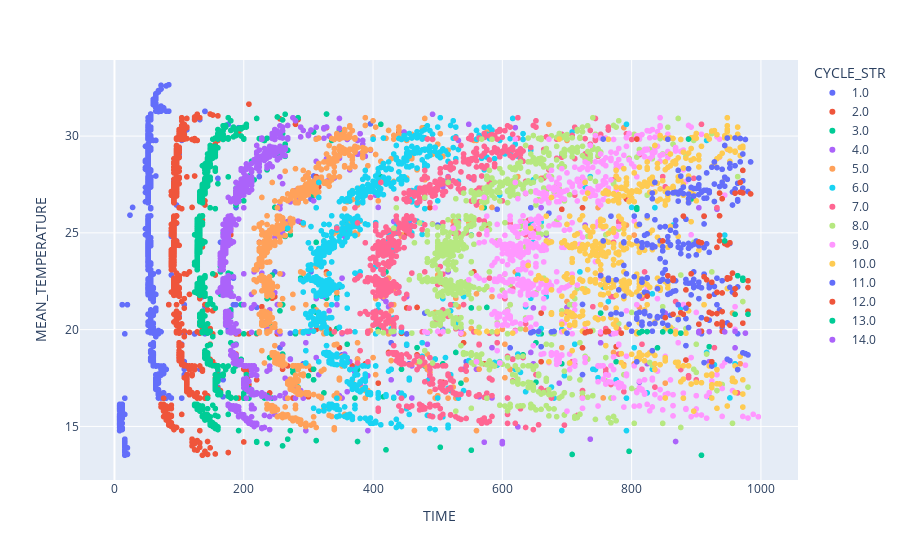

This figure's notebook cell:
### Markdown cell above
# Visualize data before renumbering

### Code cell
px.scatter(peaks_row_1, x="TIME", y="MEAN_TEMPERATURE", color="CYCLE_STR", 
           hover_data=["POSITION_STR"])

### Figure 1 — Plotly figure (JSON) as saved in the notebook; plotly's stock layout.template omitted (floating-point values rounded to 4 significant figures; data arrays with more than 128 entries replaced by an {"elided": "..."} marker saying what was removed)
{"data": [{"customdata": {"elided": "902x1 str values"}, "hovertemplate": "CYCLE_STR=1.0<br>TIME=%{x}<br>MEAN_TEMPERATURE=%{y}<br>POSITION_STR=%{customdata[0]}<extra></extra>", "legendgroup": "1.0", "marker": {"color": "#636efa", "symbol": "circle"}, "mode": "markers", "name": "1.0", "showlegend": true, "type": "scattergl", "x": {"elided": "902 int values"}, "xaxis": "x", "y": {"elided": "902 float values"}, "yaxis": "y"}, {"customdata": {"elided": "848x1 str values"}, "hovertemplate": "CYCLE_STR=2.0<br>TIME=%{x}<br>MEAN_TEMPERATURE=%{y}<br>POSITION_STR=%{customdata[0]}<extra></extra>", "legendgroup": "2.0", "marker": {"color": "#EF553B", "symbol": "circle"}, "mode": "markers", "name": "2.0", "showlegend": true, "type": "scattergl", "x": {"elided": "848 int values"}, "xaxis": "x", "y": {"elided": "848 float values"}, "yaxis": "y"}, {"customdata": {"elided": "826x1 str values"}, "hovertemplate": "CYCLE_STR=3.0<br>TIME=%{x}<br>MEAN_TEMPERATURE=%{y}<br>POSITION_STR=%{customdata[0]}<extra></extra>", "legendgroup": "3.0", "marker": {"color": "#00cc96", "symbol": "circle"}, "mode": "markers", "name": "3.0", "showlegend": true, "type": "scattergl", "x": {"elided": "826 int values"}, "xaxis": "x", "y": {"elided": "826 float values"}, "yaxis": "y"}, {"customdata": {"elided": "803x1 str values"}, "hovertemplate": "CYCLE_STR=4.0<br>TIME=%{x}<br>MEAN_TEMPERATURE=%{y}<br>POSITION_STR=%{customdata[0]}<extra></extra>", "legendgroup": "4.0", "marker": {"color": "#ab63fa", "symbol": "circle"}, "mode": "markers", "name": "4.0", "showlegend": true, "type": "scattergl", "x": {"elided": "803 int values"}, "xaxis": "x", "y": {"elided": "803 float values"}, "yaxis": "y"}, {"customdata": {"elided": "787x1 str values"}, "hovertemplate": "CYCLE_STR=5.0<br>TIME=%{x}<br>MEAN_TEMPERATURE=%{y}<br>POSITION_STR=%{customdata[0]}<extra></extra>", "legendgroup": "5.0", "marker": {"color": "#FFA15A", "symbol": "circle"}, "mode": "markers", "name": "5.0", "showlegend": true, "type": "scattergl", "x": {"elided": "787 int values"}, "xaxis": "x", "y": {"elided": "787 float values"}, "yaxis": "y"}, {"customdata": {"elided": "775x1 str values"}, "hovertemplate": "CYCLE_STR=6.0<br>TIME=%{x}<br>MEAN_TEMPERATURE=%{y}<br>POSITION_STR=%{customdata[0]}<extra></extra>", "legendgroup": "6.0", "marker": {"color": "#19d3f3", "symbol": "circle"}, "mode": "markers", "name": "6.0", "showlegend": true, "type": "scattergl", "x": {"elided": "775 int values"}, "xaxis": "x", "y": {"elided": "775 float values"}, "yaxis": "y"}, {"customdata": {"elided": "746x1 str values"}, "hovertemplate": "CYCLE_STR=7.0<br>TIME=%{x}<br>MEAN_TEMPERATURE=%{y}<br>POSITION_STR=%{customdata[0]}<extra></extra>", "legendgroup": "7.0", "marker": {"color": "#FF6692", "symbol": "circle"}, "mode": "markers", "name": "7.0", "showlegend": true, "type": "scattergl", "x": {"elided": "746 int values"}, "xaxis": "x", "y": {"elided": "746 float values"}, "yaxis": "y"}, {"customdata": {"elided": "700x1 str values"}, "hovertemplate": "CYCLE_STR=8.0<br>TIME=%{x}<br>MEAN_TEMPERATURE=%{y}<br>POSITION_STR=%{customdata[0]}<extra></extra>", "legendgroup": "8.0", "marker": {"color": "#B6E880", "symbol": "circle"}, "mode": "markers", "name": "8.0", "showlegend": true, "type": "scattergl", "x": {"elided": "700 int values"}, "xaxis": "x", "y": {"elided": "700 float values"}, "yaxis": "y"}, {"customdata": {"elided": "630x1 str values"}, "hovertemplate": "CYCLE_STR=9.0<br>TIME=%{x}<br>MEAN_TEMPERATURE=%{y}<br>POSITION_STR=%{customdata[0]}<extra></extra>", "legendgroup": "9.0", "marker": {"color": "#FF97FF", "symbol": "circle"}, "mode": "markers", "name": "9.0", "showlegend": true, "type": "scattergl", "x": {"elided": "630 int values"}, "xaxis": "x", "y": {"elided": "630 float values"}, "yaxis": "y"}, {"customdata": {"elided": "476x1 str values"}, "hovertemplate": "CYCLE_STR=10.0<br>TIME=%{x}<br>MEAN_TEMPERATURE=%{y}<br>POSITION_STR=%{customdata[0]}<extra></extra>", "legendgroup": "10.0", "marker": {"color": "#FECB52", "symbol": "circle"}, "mode": "markers", "name": "10.0", "showlegend": true, "type": "scattergl", "x": {"elided": "476 int values"}, "xaxis": "x", "y": {"elided": "476 float values"}, "yaxis": "y"}, {"customdata": {"elided": "235x1 str values"}, "hovertemplate": "CYCLE_STR=11.0<br>TIME=%{x}<br>MEAN_TEMPERATURE=%{y}<br>POSITION_STR=%{customdata[0]}<extra></extra>", "legendgroup": "11.0", "marker": {"color": "#636efa", "symbol": "circle"}, "mode": "markers", "name": "11.0", "showlegend": true, "type": "scattergl", "x": {"elided": "235 int values"}, "xaxis": "x", "y": {"elided": "235 float values"}, "yaxis": "y"}, {"customdata": [["3"], ["4"], ["4"], ["4"], ["4"], ["4"], ["4"], ["4"], ["4"], ["4"], ["4"], ["4"], ["4"], ["4"], ["4"], ["4"], ["4"], ["4"], ["4"], ["4"], ["4"], ["4"], ["4"], ["4"], ["4"], ["5"], ["5"], ["5"], ["5"], ["5"], ["5"], ["5"], ["5"], ["5"], ["5"], ["5"], ["5"], ["5"], ["5"], ["5"], ["5"], ["5"], ["5"], ["5"], ["5"], ["6"], ["6"], ["6"], ["6"], ["6"], ["6"], ["6"], ["6"], ["7"], ["7"], ["7"], ["7"], ["7"], ["8"], ["8"], ["8"], ["8"], ["8"], ["8"], ["8"], ["9"], ["10"]], "hovertemplate": "CYCLE_STR=12.0<br>TIME=%{x}<br>MEAN_TEMPERATURE=%{y}<br>POSITION_STR=%{customdata[0]}<extra></extra>", "legendgroup": "12.0", "marker": {"color": "#EF553B", "symbol": "circle"}, "mode": "markers", "name": "12.0", "showlegend": true, "type": "scattergl", "x": [924, 932, 980, 736, 940, 940, 932, 924, 972, 908, 852, 940, 916, 732, 764, 784, 760, 728, 940, 920, 880, 952, 904, 876, 864, 980, 948, 924, 856, 948, 920, 864, 932, 864, 916, 892, 940, 960, 952, 884, 980, 912, 960, 824, 956, 908, 936, 932, 848, 948, 944, 952, 904, 912, 880, 936, 936, 724, 960, 968, 940, 972, 984, 968, 936, 972, 808], "xaxis": "x", "y": [18.34, 20.3, 20.95, 19.91, 20.39, 19.92, 20.83, 20.83, 20.34, 19.92, 20.62, 20.23, 20.54, 19.9, 19.91, 19.82, 19.88, 19.84, 20.93, 20.9, 20.8, 20.23, 20.28, 20.87, 20.8, 22.53, 22.61, 22.45, 22.79, 22.68, 21.73, 22.66, 21.93, 22.55, 22.58, 22.89, 21.9, 22.11, 22.66, 22.05, 22.18, 22.73, 21.82, 21.73, 22.92, 24.49, 24.59, 24.25, 24.58, 24.38, 24.45, 24.49, 24.53, 25.87, 25.86, 25.88, 24.87, 26.3, 27.05, 27.1, 26.76, 27.06, 27.01, 27.6, 27.05, 28.23, 29.85], "yaxis": "y"}, {"customdata": [["4"], ["4"], ["4"], ["4"], ["4"], ["4"], ["4"], ["4"], ["5"], ["5"], ["5"], ["6"], ["7"], ["10"]], "hovertemplate": "CYCLE_STR=13.0<br>TIME=%{x}<br>MEAN_TEMPERATURE=%{y}<br>POSITION_STR=%{customdata[0]}<extra></extra>", "legendgroup": "13.0", "marker": {"color": "#00cc96", "symbol": "circle"}, "mode": "markers", "name": "13.0", "showlegend": true, "type": "scattergl", "x": [816, 824, 860, 876, 848, 812, 980, 960, 964, 972, 972, 944, 808, 888], "xaxis": "x", "y": [19.91, 19.9, 19.91, 19.82, 19.88, 19.84, 20.8, 20.8, 22.79, 22.66, 22.55, 24.58, 26.3, 29.85], "yaxis": "y"}, {"customdata": [["4"], ["4"], ["4"], ["4"], ["4"], ["4"], ["7"]], "hovertemplate": "CYCLE_STR=14.0<br>TIME=%{x}<br>MEAN_TEMPERATURE=%{y}<br>POSITION_STR=%{customdata[0]}<extra></extra>", "legendgroup": "14.0", "marker": {"color": "#ab63fa", "symbol": "circle"}, "mode": "markers", "name": "14.0", "showlegend": true, "type": "scattergl", "x": [904, 920, 960, 976, 944, 904, 904], "xaxis": "x", "y": [19.91, 19.9, 19.91, 19.82, 19.88, 19.84, 26.3], "yaxis": "y"}], "layout": {"legend": {"title": {"text": "CYCLE_STR"}, "tracegroupgap": 0}, "margin": {"t": 60}, "xaxis": {"anchor": "y", "domain": [0, 1], "title": {"text": "TIME"}}, "yaxis": {"anchor": "x", "domain": [0, 1], "title": {"text": "MEAN_TEMPERATURE"}}}}
